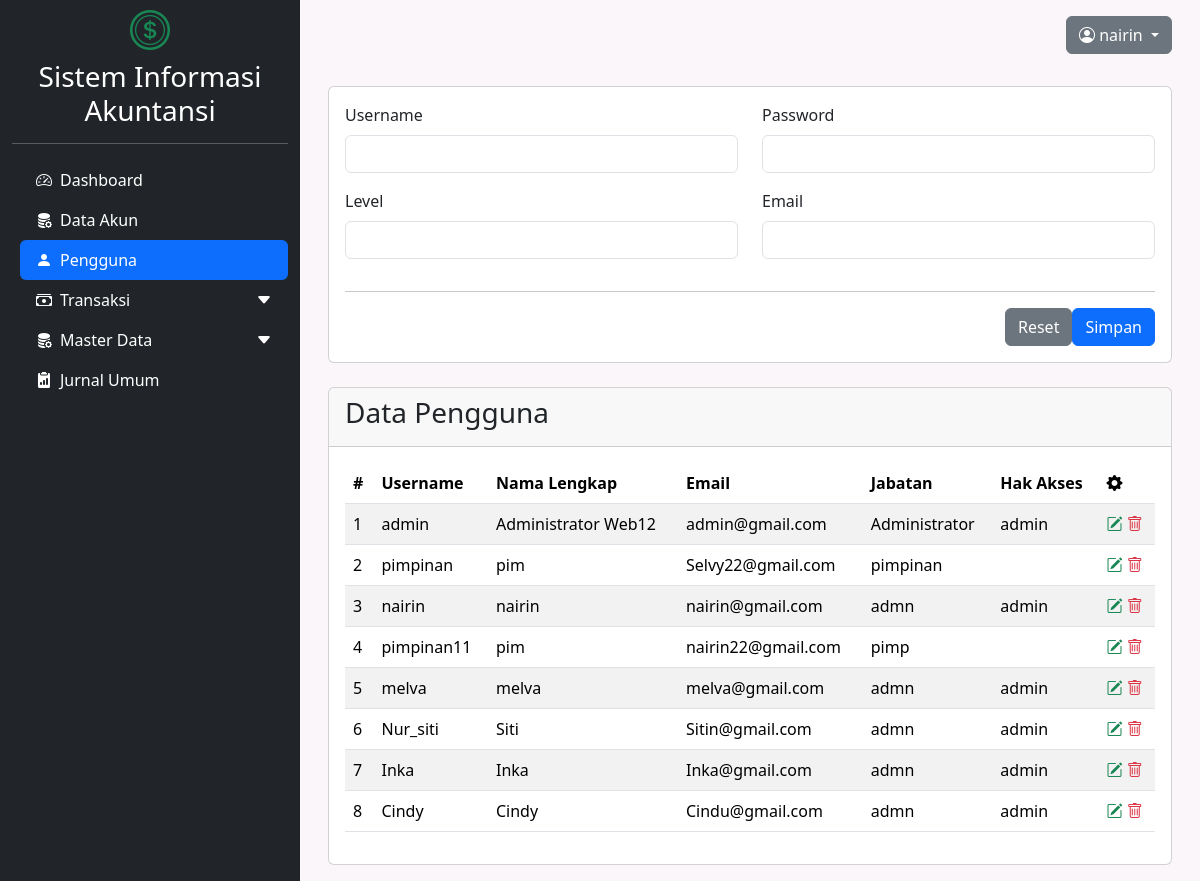
The page /dashboard.php?modul=pengguna (signed in) on the database its author committed.
### tables this page shows
CREATE TABLE `pengguna` (
  `user_id` int(11) NOT NULL,
  `username` varchar(50) NOT NULL,
  `password` varchar(255) NOT NULL,
  `nama_lengkap` varchar(100) NOT NULL,
  `email` varchar(100) NOT NULL,
  `jabatan` varchar(50) DEFAULT NULL,
  `hak_akses` enum('admin','user','staff') NOT NULL
);

### modul/pengguna/index.php (the view, shortened to what this page needs)
<form action="modul/pengguna/aksi_pengguna.php?act=insert" method="post">
  <div class="card">
    <div class="card-body">
      <div class="row">
        <div class="mb-3 col-md-6">
          <label for="username" class="form-label">Username</label>
          <input type="text" class="form-control" name="username">
        </div>
        <div class="mb-3 col-md-6">
          <label for="password" class="form-label">Password</label>
          <input type="text" class="form-control" name="password">
        </div>
      </div>
      <div class="row">
        <div class="mb-3 col-md-6">
          <label for="level" class="form-label">Level</label>
          <input type="text" class="form-control" name="level">
        </div>
        <div class="mb-3 col-md-6">
          <label for="email" class="form-label">Email</label>
          <input type="text" class="form-control" name="email">
        </div>
      </div>
      <hr>
      <div class="row">
        <div class="d-flex">
          <button type="reset" class="btn btn-secondary">Reset</button>
          <button type="submit" name="submit" class="btn btn-primary">Simpan</button>
        </div>
      </div>
    </div>
  </div>
</form>
<div class="card mt-4">
  <div class="card-header">
    <h3>Data Pengguna</h3>
  </div>
  <div class="card-body">
    <div class="table-responsive">
      <table class="table table-striped">
        <thead>
          <tr>
            <th>#</th>
            <th>Username</th>
            <th>Nama Lengkap</th>
            <th>Email</th>
            <th>Jabatan</th>
            <th>Hak Akses</th>
            <th><i class="bi bi-gear-fill"></i></th>
          </tr>
        </thead>
        <tbody>
          <?php
            $query = "SELECT * FROM pengguna";
            $exec = mysqli_query($koneksi, $query);
            $no = 1;
            while ($data = mysqli_fetch_array($exec)) {
          ?>
            <tr>
              <td><?= $no++; ?></td>
              <td><?= $data['username']; ?></td>
              <td><?= $data['nama_lengkap']; ?></td>
              <td><?= $data['email']; ?></td>
              <td><?= $data['jabatan']; ?></td>
              <td><?= $data['hak_akses']; ?></td>
              <td>
                <a href="#editPengguna<?= $data['user_id'] ?>" class="text-decoration-none" data-bs-toggle="modal">
                  <i class="bi bi-pencil-square text-success"></i>
                </a>
                <a href="modul/pengguna/aksi_pengguna.php?act=delete&id=<?= $data['user_id'] ?>" class="text-decoration-none">
                  <i class="bi bi-trash text-danger"></i>
                </a>
              </td>
            </tr>
          <?php } ?>
        </tbody>
      </table>
    </div>
  </div>
</div>

### rows shown on the page
pengguna: username "admin", nama_lengkap "Administrator Web12", email "admin@gmail.com", jabatan "Administrator", hak_akses "admin"
pengguna: username "pimpinan", nama_lengkap "pim", email "Selvy22@gmail.com", jabatan "pimpinan"
pengguna: username "nairin", nama_lengkap "nairin", email "nairin@gmail.com", jabatan "admn", hak_akses "admin"
pengguna: username "pimpinan11", nama_lengkap "pim", email "nairin22@gmail.com", jabatan "pimp"
pengguna: username "melva", nama_lengkap "melva", email "melva@gmail.com", jabatan "admn", hak_akses "admin"
pengguna: username "Nur_siti", nama_lengkap "Siti", email "Sitin@gmail.com", jabatan "admn", hak_akses "admin"
pengguna: username "Inka", nama_lengkap "Inka", email "Inka@gmail.com", jabatan "admn", hak_akses "admin"
pengguna: username "Cindy", nama_lengkap "Cindy", email "Cindu@gmail.com", jabatan "admn", hak_akses "admin"

### other values the page prints
$_SESSION['nama_lengkap'] "nairin"
